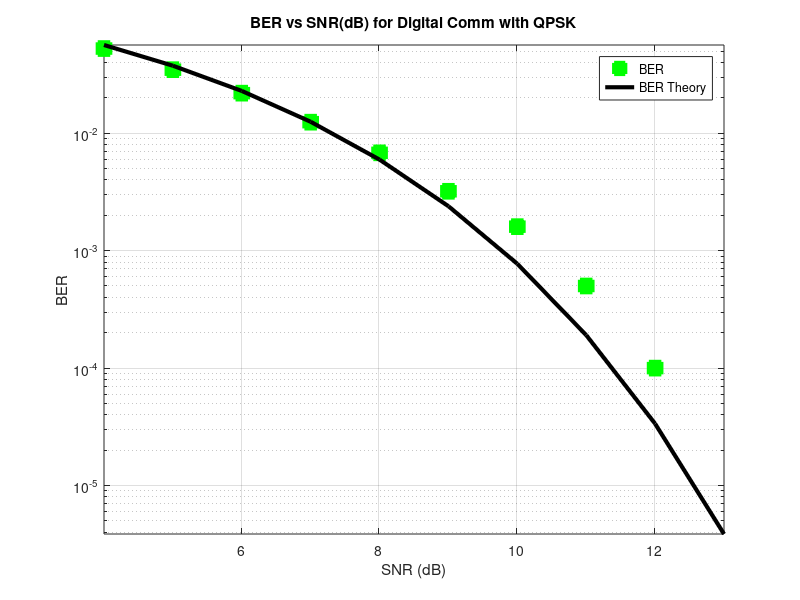

Recreate this plot in MATLAB.
close all;
clear all;

blockLength = 1000;
nBlocks=5;
EbdB = 1.0:1.0:10.0;
Eb = 10.^(EbdB/10);
No = 1;
SNR = 2*Eb/No;
SNRdB = 10*log10(SNR);
BER = zeros(1,length(EbdB));
for blk=1:nBlocks
    BitsI=randi([0,1],1,blockLength);
    BitsQ=randi([0,1],1,blockLength);
    Sym=(2*BitsI-1)+1j*(2*BitsQ-1);
    noise=sqrt(No/2)*(randn(1,blockLength)+1j*randn(1,blockLength));
    for K=1:length(EbdB)
        TxSym=sqrt(Eb(K))*Sym;
        RxSym=TxSym+noise;
        DecBitsI=(real(RxSym)>0);
        DecBitsQ=(imag(RxSym)>0);
        BER(K)=BER(K)+sum(DecBitsI~=BitsI)+sum(DecBitsQ~=BitsQ);
    end
end

BER = BER/blockLength/nBlocks/2;

semilogy(SNRdB,BER,'g  s','linewidth',3.0,'MarkerFaceColor','g','MarkerSize',9.0);
hold on;
semilogy(SNRdB,qfunc(sqrt(SNR)),'k -  ','linewidth',3.0);
axis tight;
grid on;
legend('BER','BER Theory')
xlabel('SNR (dB)');
ylabel('BER');
title('BER vs SNR(dB) for Digital Comm with QPSK');

